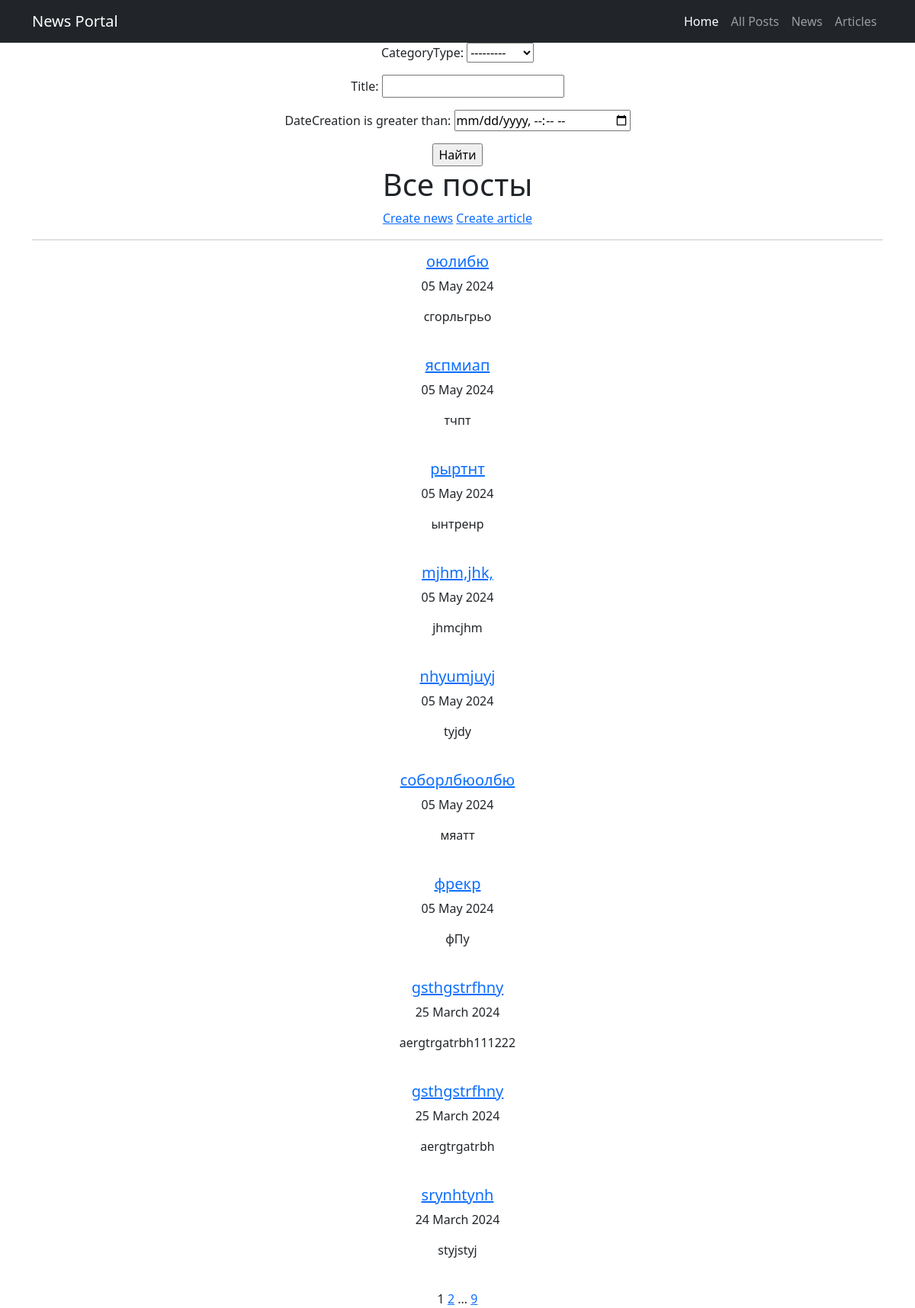
The page /posts/ (signed in) on the database its author committed.
### news/models.py (models this page shows, shortened)
class Post(models.Model):
    NEWS = 'NW'
    ARTICLE = 'AR'
    CATEGORY_CHOICES = [
        (NEWS, 'Новость'),
        (ARTICLE, 'Статья')
    ]
    author = models.ForeignKey(Author, on_delete=models.CASCADE)
    categoryType = models.CharField(max_length=2, choices=CATEGORY_CHOICES, default=ARTICLE)
    dateCreation = models.DateTimeField(auto_now_add=True)
    postCategory = models.ManyToManyField(Category, through='PostCategory')
    title = models.CharField(max_length=128)
    text = models.TextField()
    rating = models.SmallIntegerField(default=0)

### news/views.py (the view)
# urls.py: path('posts/', PostList.as_view(), name='post_list'),
class PostList(FilteredListView):
    model = Post
    queryset = Post.objects.order_by('-dateCreation')
    filter_class = PostFilter
    template_name = 'posts.html'
    context_object_name = 'posts'

### news/templatetags/custom_filters.py (called while the page is built)
@register.filter()
def censor(value):
    for word in CENSOR_WORDS:
        pattern = re.compile(re.escape(word), re.IGNORECASE)
        value = pattern.sub(lambda x: '*' * len(x.group()), value)
    return value

### news/views.py (called while the page is built)
    def get_queryset(self):
        queryset = super().get_queryset()
        self.filterset = self.filter_class(self.request.GET, queryset)
        return self.filterset.qs

    def get_context_data(self, **kwargs):
        context = super().get_context_data(**kwargs)
        context['filterset'] = self.filterset
        return context

### templates/posts.html (shortened to what this page needs)
{% extends 'flatpages/default.html' %}
{% load custom_filters %}
{% block content %}
    {% with 'flatpages/filters_form.html' as template_name %}
        {% include template_name %}
    {% endwith %}
    <h1>Все посты</h1>
    {% if perms.news.add_post %}
        {% with 'create_post_link.html' as template_name %}
            {% include template_name %}
        {% endwith %}
    {% endif %}
    <hr>
    {% if posts %}
           {% for post in posts %}
                <div>
                    {% if post.categoryType == 'NW' %}
                        <a href="{% url 'new_detail' pk=post.id %}">
                    {% elif post.categoryType == 'AR' %}
                        <a href="{% url 'article_detail' pk=post.id %}">
                    {% endif %}
                            <h5>{{ post.title|censor }}</h5>
                    </a>
                    <p>{{ post.dateCreation|date:"d F Y"}}</p>
                    <p>{{ post.text|censor|truncatechars:20 }}</p>
                </div>
                <br>
           {% endfor %}
    {% else %}
       <h2>Постов нет!</h2>
    {% endif %}
    {% with 'flatpages/paginate.html' as template_name %}
        {% include template_name %}
    {% endwith %}
{% endblock content %}

### rows shown on the page
Post: title|censor "оюлибю", dateCreation "05 May 2024", text|censor "сгорльгрьо"
Post: title|censor "яспмиап", dateCreation "05 May 2024", text|censor "тчпт"
Post: title|censor "рыртнт", dateCreation "05 May 2024", text|censor "ынтренр"
Post: title|censor "mjhm,jhk,", dateCreation "05 May 2024", text|censor "jhmcjhm"
Post: title|censor "nhyumjuyj", dateCreation "05 May 2024", text|censor "tyjdy"
Post: title|censor "соборлбюолбю", dateCreation "05 May 2024", text|censor "мяатт"
Post: title|censor "фрекр", dateCreation "05 May 2024", text|censor "фПу"
Post: title|censor "gsthgstrfhny", dateCreation "25 March 2024", text|censor "aergtrgatrbh111222"
Post: title|censor "gsthgstrfhny", dateCreation "25 March 2024", text|censor "aergtrgatrbh"
Post: title|censor "srynhtynh", dateCreation "24 March 2024", text|censor "styjstyj"

### other values the page prints
{{ page_obj.number }} "1"
{{ page_obj.next_page_number }} "2"
{{ page_obj.paginator.num_pages }} "9"
